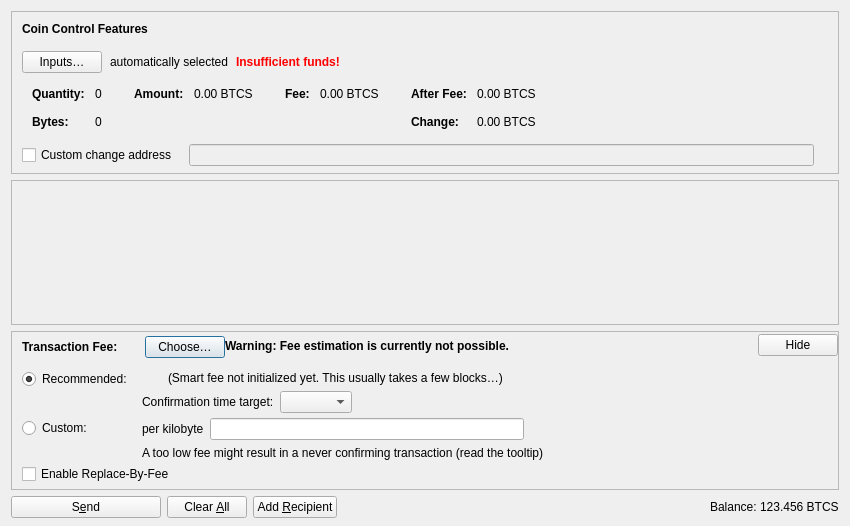
<?xml version="1.0" encoding="UTF-8"?>
<ui version="4.0">
 <class>SendCoinsDialog</class>
 <widget class="QDialog" name="SendCoinsDialog">
  <property name="geometry">
   <rect>
    <x>0</x>
    <y>0</y>
    <width>850</width>
    <height>526</height>
   </rect>
  </property>
  <property name="windowTitle">
   <string>Send Coins</string>
  </property>
  <layout class="QVBoxLayout" name="verticalLayout" stretch="0,1,0,0">
   <property name="bottomMargin">
    <number>8</number>
   </property>
   <item>
    <widget class="QFrame" name="frameCoinControl">
     <property name="sizePolicy">
      <sizepolicy hsizetype="Expanding" vsizetype="Expanding">
       <horstretch>0</horstretch>
       <verstretch>0</verstretch>
      </sizepolicy>
     </property>
     <property name="maximumSize">
      <size>
       <width>16777215</width>
       <height>16777215</height>
      </size>
     </property>
     <property name="frameShape">
      <enum>QFrame::StyledPanel</enum>
     </property>
     <property name="frameShadow">
      <enum>QFrame::Sunken</enum>
     </property>
     <layout class="QVBoxLayout" name="verticalLayoutCoinControl2">
      <property name="spacing">
       <number>0</number>
      </property>
      <property name="leftMargin">
       <number>0</number>
      </property>
      <property name="topMargin">
       <number>0</number>
      </property>
      <property name="rightMargin">
       <number>0</number>
      </property>
      <property name="bottomMargin">
       <number>6</number>
      </property>
      <item>
       <layout class="QVBoxLayout" name="verticalLayoutCoinControl" stretch="0,0,0,0,1">
        <property name="spacing">
         <number>0</number>
        </property>
        <property name="leftMargin">
         <number>10</number>
        </property>
        <property name="topMargin">
         <number>10</number>
        </property>
        <item>
         <layout class="QHBoxLayout" name="horizontalLayoutCoinControl1">
          <property name="bottomMargin">
           <number>15</number>
          </property>
          <item>
           <widget class="QLabel" name="labelCoinControlFeatures">
            <property name="sizePolicy">
             <sizepolicy hsizetype="Preferred" vsizetype="Maximum">
              <horstretch>0</horstretch>
              <verstretch>0</verstretch>
             </sizepolicy>
            </property>
            <property name="font">
             <font>
              <weight>75</weight>
              <bold>true</bold>
             </font>
            </property>
            <property name="styleSheet">
             <string notr="true">font-weight:bold;</string>
            </property>
            <property name="text">
             <string>Coin Control Features</string>
            </property>
           </widget>
          </item>
         </layout>
        </item>
        <item>
         <layout class="QHBoxLayout" name="horizontalLayoutCoinControl2" stretch="0,0,0,0">
          <property name="spacing">
           <number>8</number>
          </property>
          <property name="bottomMargin">
           <number>10</number>
          </property>
          <item>
           <widget class="QPushButton" name="pushButtonCoinControl">
            <property name="styleSheet">
             <string notr="true"/>
            </property>
            <property name="text">
             <string>Inputs…</string>
            </property>
            <property name="autoDefault">
             <bool>false</bool>
            </property>
           </widget>
          </item>
          <item>
           <widget class="QLabel" name="labelCoinControlAutomaticallySelected">
            <property name="text">
             <string>automatically selected</string>
            </property>
            <property name="margin">
             <number>5</number>
            </property>
           </widget>
          </item>
          <item>
           <widget class="QLabel" name="labelCoinControlInsuffFunds">
            <property name="font">
             <font>
              <weight>75</weight>
              <bold>true</bold>
             </font>
            </property>
            <property name="styleSheet">
             <string notr="true">color:red;font-weight:bold;</string>
            </property>
            <property name="text">
             <string>Insufficient funds!</string>
            </property>
            <property name="margin">
             <number>5</number>
            </property>
           </widget>
          </item>
          <item>
           <spacer name="horizontalSpacerCoinControl">
            <property name="orientation">
             <enum>Qt::Horizontal</enum>
            </property>
            <property name="sizeHint" stdset="0">
             <size>
              <width>40</width>
              <height>1</height>
             </size>
            </property>
           </spacer>
          </item>
         </layout>
        </item>
        <item>
         <widget class="QWidget" name="widgetCoinControl" native="true">
          <property name="sizePolicy">
           <sizepolicy hsizetype="Preferred" vsizetype="Preferred">
            <horstretch>0</horstretch>
            <verstretch>0</verstretch>
           </sizepolicy>
          </property>
          <property name="minimumSize">
           <size>
            <width>0</width>
            <height>0</height>
           </size>
          </property>
          <property name="styleSheet">
           <string notr="true"/>
          </property>
          <layout class="QHBoxLayout" name="horizontalLayoutCoinControl5">
           <property name="leftMargin">
            <number>0</number>
           </property>
           <property name="topMargin">
            <number>0</number>
           </property>
           <property name="rightMargin">
            <number>0</number>
           </property>
           <property name="bottomMargin">
            <number>0</number>
           </property>
           <item>
            <layout class="QHBoxLayout" name="horizontalLayoutCoinControl3" stretch="0,0,0,1">
             <property name="spacing">
              <number>20</number>
             </property>
             <property name="topMargin">
              <number>0</number>
             </property>
             <property name="bottomMargin">
              <number>10</number>
             </property>
             <item>
              <layout class="QFormLayout" name="formLayoutCoinControl1">
               <property name="labelAlignment">
                <set>Qt::AlignLeft|Qt::AlignVCenter</set>
               </property>
               <property name="horizontalSpacing">
                <number>10</number>
               </property>
               <property name="verticalSpacing">
                <number>14</number>
               </property>
               <property name="leftMargin">
                <number>10</number>
               </property>
               <property name="topMargin">
                <number>4</number>
               </property>
               <property name="rightMargin">
                <number>6</number>
               </property>
               <item row="0" column="0">
                <widget class="QLabel" name="labelCoinControlQuantityText">
                 <property name="font">
                  <font>
                   <weight>75</weight>
                   <bold>true</bold>
                  </font>
                 </property>
                 <property name="text">
                  <string>Quantity:</string>
                 </property>
                 <property name="margin">
                  <number>0</number>
                 </property>
                </widget>
               </item>
               <item row="0" column="1">
                <widget class="QLabel" name="labelCoinControlQuantity">
                 <property name="cursor">
                  <cursorShape>IBeamCursor</cursorShape>
                 </property>
                 <property name="contextMenuPolicy">
                  <enum>Qt::ActionsContextMenu</enum>
                 </property>
                 <property name="text">
                  <string notr="true">0</string>
                 </property>
                 <property name="margin">
                  <number>0</number>
                 </property>
                 <property name="textInteractionFlags">
                  <set>Qt::LinksAccessibleByMouse|Qt::TextSelectableByKeyboard|Qt::TextSelectableByMouse</set>
                 </property>
                </widget>
               </item>
               <item row="1" column="0">
                <widget class="QLabel" name="labelCoinControlBytesText">
                 <property name="font">
                  <font>
                   <weight>75</weight>
                   <bold>true</bold>
                  </font>
                 </property>
                 <property name="text">
                  <string>Bytes:</string>
                 </property>
                </widget>
               </item>
               <item row="1" column="1">
                <widget class="QLabel" name="labelCoinControlBytes">
                 <property name="cursor">
                  <cursorShape>IBeamCursor</cursorShape>
                 </property>
                 <property name="contextMenuPolicy">
                  <enum>Qt::ActionsContextMenu</enum>
                 </property>
                 <property name="text">
                  <string notr="true">0</string>
                 </property>
                 <property name="textInteractionFlags">
                  <set>Qt::LinksAccessibleByMouse|Qt::TextSelectableByKeyboard|Qt::TextSelectableByMouse</set>
                 </property>
                </widget>
               </item>
              </layout>
             </item>
             <item>
              <layout class="QFormLayout" name="formLayoutCoinControl2">
               <property name="horizontalSpacing">
                <number>10</number>
               </property>
               <property name="verticalSpacing">
                <number>14</number>
               </property>
               <property name="leftMargin">
                <number>6</number>
               </property>
               <property name="topMargin">
                <number>4</number>
               </property>
               <property name="rightMargin">
                <number>6</number>
               </property>
               <item row="0" column="0">
                <widget class="QLabel" name="labelCoinControlAmountText">
                 <property name="font">
                  <font>
                   <weight>75</weight>
                   <bold>true</bold>
                  </font>
                 </property>
                 <property name="text">
                  <string>Amount:</string>
                 </property>
                 <property name="margin">
                  <number>0</number>
                 </property>
                </widget>
               </item>
               <item row="0" column="1">
                <widget class="QLabel" name="labelCoinControlAmount">
                 <property name="cursor">
                  <cursorShape>IBeamCursor</cursorShape>
                 </property>
                 <property name="contextMenuPolicy">
                  <enum>Qt::ActionsContextMenu</enum>
                 </property>
                 <property name="text">
                  <string notr="true">0.00 BTCS</string>
                 </property>
                 <property name="textInteractionFlags">
                  <set>Qt::LinksAccessibleByMouse|Qt::TextSelectableByKeyboard|Qt::TextSelectableByMouse</set>
                 </property>
                </widget>
               </item>
              </layout>
             </item>
             <item>
              <layout class="QFormLayout" name="formLayoutCoinControl3">
               <property name="horizontalSpacing">
                <number>10</number>
               </property>
               <property name="verticalSpacing">
                <number>14</number>
               </property>
               <property name="leftMargin">
                <number>6</number>
               </property>
               <property name="topMargin">
                <number>4</number>
               </property>
               <property name="rightMargin">
                <number>6</number>
               </property>
               <item row="0" column="0">
                <widget class="QLabel" name="labelCoinControlFeeText">
                 <property name="font">
                  <font>
                   <weight>75</weight>
                   <bold>true</bold>
                  </font>
                 </property>
                 <property name="text">
                  <string>Fee:</string>
                 </property>
                 <property name="margin">
                  <number>0</number>
                 </property>
                </widget>
               </item>
               <item row="0" column="1">
                <widget class="QLabel" name="labelCoinControlFee">
                 <property name="cursor">
                  <cursorShape>IBeamCursor</cursorShape>
                 </property>
                 <property name="contextMenuPolicy">
                  <enum>Qt::ActionsContextMenu</enum>
                 </property>
                 <property name="text">
                  <string notr="true">0.00 BTCS</string>
                 </property>
                 <property name="textInteractionFlags">
                  <set>Qt::LinksAccessibleByMouse|Qt::TextSelectableByKeyboard|Qt::TextSelectableByMouse</set>
                 </property>
                </widget>
               </item>
              </layout>
             </item>
             <item>
              <layout class="QFormLayout" name="formLayoutCoinControl4">
               <property name="labelAlignment">
                <set>Qt::AlignLeft|Qt::AlignVCenter</set>
               </property>
               <property name="horizontalSpacing">
                <number>10</number>
               </property>
               <property name="verticalSpacing">
                <number>14</number>
               </property>
               <property name="leftMargin">
                <number>6</number>
               </property>
               <property name="topMargin">
                <number>4</number>
               </property>
               <property name="rightMargin">
                <number>6</number>
               </property>
               <item row="0" column="0">
                <widget class="QLabel" name="labelCoinControlAfterFeeText">
                 <property name="font">
                  <font>
                   <weight>75</weight>
                   <bold>true</bold>
                  </font>
                 </property>
                 <property name="text">
                  <string>After Fee:</string>
                 </property>
                 <property name="margin">
                  <number>0</number>
                 </property>
                </widget>
               </item>
               <item row="0" column="1">
                <widget class="QLabel" name="labelCoinControlAfterFee">
                 <property name="cursor">
                  <cursorShape>IBeamCursor</cursorShape>
                 </property>
                 <property name="contextMenuPolicy">
                  <enum>Qt::ActionsContextMenu</enum>
                 </property>
                 <property name="text">
                  <string notr="true">0.00 BTCS</string>
                 </property>
                 <property name="textInteractionFlags">
                  <set>Qt::LinksAccessibleByMouse|Qt::TextSelectableByKeyboard|Qt::TextSelectableByMouse</set>
                 </property>
                </widget>
               </item>
               <item row="1" column="0">
                <widget class="QLabel" name="labelCoinControlChangeText">
                 <property name="font">
                  <font>
                   <weight>75</weight>
                   <bold>true</bold>
                  </font>
                 </property>
                 <property name="text">
                  <string>Change:</string>
                 </property>
                </widget>
               </item>
               <item row="1" column="1">
                <widget class="QLabel" name="labelCoinControlChange">
                 <property name="cursor">
                  <cursorShape>IBeamCursor</cursorShape>
                 </property>
                 <property name="contextMenuPolicy">
                  <enum>Qt::ActionsContextMenu</enum>
                 </property>
                 <property name="text">
                  <string notr="true">0.00 BTCS</string>
                 </property>
                 <property name="textInteractionFlags">
                  <set>Qt::LinksAccessibleByMouse|Qt::TextSelectableByKeyboard|Qt::TextSelectableByMouse</set>
                 </property>
                </widget>
               </item>
              </layout>
             </item>
            </layout>
           </item>
          </layout>
         </widget>
        </item>
        <item>
         <layout class="QHBoxLayout" name="horizontalLayoutCoinControl4" stretch="0,0,0">
          <property name="spacing">
           <number>12</number>
          </property>
          <property name="sizeConstraint">
           <enum>QLayout::SetDefaultConstraint</enum>
          </property>
          <property name="topMargin">
           <number>5</number>
          </property>
          <property name="rightMargin">
           <number>5</number>
          </property>
          <item>
           <widget class="QCheckBox" name="checkBoxCoinControlChange">
            <property name="toolTip">
             <string>If this is activated, but the change address is empty or invalid, change will be sent to a newly generated address.</string>
            </property>
            <property name="text">
             <string>Custom change address</string>
            </property>
           </widget>
          </item>
          <item>
           <widget class="QValidatedLineEdit" name="lineEditCoinControlChange">
            <property name="enabled">
             <bool>false</bool>
            </property>
            <property name="sizePolicy">
             <sizepolicy hsizetype="Expanding" vsizetype="Fixed">
              <horstretch>0</horstretch>
              <verstretch>0</verstretch>
             </sizepolicy>
            </property>
           </widget>
          </item>
          <item>
           <widget class="QLabel" name="labelCoinControlChangeLabel">
            <property name="sizePolicy">
             <sizepolicy hsizetype="Preferred" vsizetype="Expanding">
              <horstretch>0</horstretch>
              <verstretch>0</verstretch>
             </sizepolicy>
            </property>
            <property name="minimumSize">
             <size>
              <width>0</width>
              <height>0</height>
             </size>
            </property>
            <property name="text">
             <string/>
            </property>
            <property name="margin">
             <number>3</number>
            </property>
           </widget>
          </item>
         </layout>
        </item>
        <item>
         <spacer name="verticalSpacerCoinControl">
          <property name="orientation">
           <enum>Qt::Vertical</enum>
          </property>
          <property name="sizeHint" stdset="0">
           <size>
            <width>800</width>
            <height>1</height>
           </size>
          </property>
         </spacer>
        </item>
       </layout>
      </item>
     </layout>
    </widget>
   </item>
   <item>
    <widget class="QScrollArea" name="scrollArea">
     <property name="widgetResizable">
      <bool>true</bool>
     </property>
     <widget class="QWidget" name="scrollAreaWidgetContents">
      <property name="geometry">
       <rect>
        <x>0</x>
        <y>0</y>
        <width>830</width>
        <height>104</height>
       </rect>
      </property>
      <layout class="QVBoxLayout" name="verticalLayout_2" stretch="0,1">
       <property name="leftMargin">
        <number>0</number>
       </property>
       <property name="topMargin">
        <number>0</number>
       </property>
       <property name="rightMargin">
        <number>0</number>
       </property>
       <property name="bottomMargin">
        <number>0</number>
       </property>
       <item>
        <layout class="QVBoxLayout" name="entries">
         <property name="spacing">
          <number>6</number>
         </property>
        </layout>
       </item>
       <item>
        <spacer name="verticalSpacer">
         <property name="orientation">
          <enum>Qt::Vertical</enum>
         </property>
         <property name="sizeHint" stdset="0">
          <size>
           <width>20</width>
           <height>40</height>
          </size>
         </property>
        </spacer>
       </item>
      </layout>
     </widget>
    </widget>
   </item>
   <item>
    <widget class="QFrame" name="frameFee">
     <property name="sizePolicy">
      <sizepolicy hsizetype="Expanding" vsizetype="Expanding">
       <horstretch>0</horstretch>
       <verstretch>0</verstretch>
      </sizepolicy>
     </property>
     <property name="maximumSize">
      <size>
       <width>16777215</width>
       <height>16777215</height>
      </size>
     </property>
     <property name="frameShape">
      <enum>QFrame::StyledPanel</enum>
     </property>
     <property name="frameShadow">
      <enum>QFrame::Sunken</enum>
     </property>
     <layout class="QVBoxLayout" name="verticalLayoutFee1">
      <property name="spacing">
       <number>0</number>
      </property>
      <property name="leftMargin">
       <number>0</number>
      </property>
      <property name="topMargin">
       <number>0</number>
      </property>
      <property name="rightMargin">
       <number>0</number>
      </property>
      <property name="bottomMargin">
       <number>0</number>
      </property>
      <item>
       <layout class="QVBoxLayout" name="verticalLayoutFee2" stretch="0,0,0">
        <property name="spacing">
         <number>0</number>
        </property>
        <property name="leftMargin">
         <number>10</number>
        </property>
        <property name="topMargin">
         <number>0</number>
        </property>
        <item>
         <layout class="QHBoxLayout" name="horizontalLayoutFee1">
          <property name="bottomMargin">
           <number>0</number>
          </property>
          <item>
           <layout class="QVBoxLayout" name="verticalLayoutFee7">
            <property name="spacing">
             <number>0</number>
            </property>
            <item>
             <spacer name="verticalSpacerSmartFee">
              <property name="orientation">
               <enum>Qt::Vertical</enum>
              </property>
              <property name="sizeType">
               <enum>QSizePolicy::Fixed</enum>
              </property>
              <property name="sizeHint" stdset="0">
               <size>
                <width>1</width>
                <height>4</height>
               </size>
              </property>
             </spacer>
            </item>
            <item>
             <layout class="QHBoxLayout" name="horizontalLayoutSmartFee">
              <property name="spacing">
               <number>10</number>
              </property>
              <item>
               <widget class="QLabel" name="labelFeeHeadline">
                <property name="sizePolicy">
                 <sizepolicy hsizetype="Preferred" vsizetype="Maximum">
                  <horstretch>0</horstretch>
                  <verstretch>0</verstretch>
                 </sizepolicy>
                </property>
                <property name="font">
                 <font>
                  <weight>75</weight>
                  <bold>true</bold>
                 </font>
                </property>
                <property name="styleSheet">
                 <string notr="true">font-weight:bold;</string>
                </property>
                <property name="text">
                 <string>Transaction Fee:</string>
                </property>
               </widget>
              </item>
              <item>
               <widget class="QLabel" name="labelFeeMinimized">
                <property name="text">
                 <string/>
                </property>
               </widget>
              </item>
              <item>
               <widget class="QPushButton" name="buttonChooseFee">
                <property name="text">
                 <string>Choose…</string>
                </property>
               </widget>
              </item>
             </layout>
            </item>
            <item>
             <spacer name="verticalSpacer_5">
              <property name="orientation">
               <enum>Qt::Vertical</enum>
              </property>
              <property name="sizeHint" stdset="0">
               <size>
                <width>1</width>
                <height>1</height>
               </size>
              </property>
             </spacer>
            </item>
           </layout>
          </item>
          <item>
           <widget class="QLabel" name="fallbackFeeWarningLabel">
            <property name="toolTip">
             <string>Using the fallbackfee can result in sending a transaction that will take several hours or days (or never) to confirm. Consider choosing your fee manually or wait until you have validated the complete chain.</string>
            </property>
            <property name="font">
            <font>
                <weight>75</weight>
                <bold>true</bold>
            </font>
            </property>
            <property name="text">
             <string>Warning: Fee estimation is currently not possible.</string>
            </property>
            <property name="wordWrap">
             <bool>false</bool>
            </property>
           </widget>
          </item>
          <item>
           <spacer name="horizontalSpacer_4">
            <property name="orientation">
             <enum>Qt::Horizontal</enum>
            </property>
            <property name="sizeType">
             <enum>QSizePolicy::MinimumExpanding</enum>
            </property>
            <property name="sizeHint" stdset="0">
             <size>
              <width>40</width>
              <height>20</height>
             </size>
            </property>
           </spacer>
          </item>
          <item>
           <widget class="QPushButton" name="buttonMinimizeFee">
            <property name="toolTip">
             <string>Hide transaction fee settings</string>
            </property>
            <property name="text">
             <string>Hide</string>
            </property>
           </widget>
          </item>
         </layout>
        </item>
        <item>
         <widget class="QFrame" name="frameFeeSelection">
          <layout class="QVBoxLayout" name="verticalLayoutFee12">
           <property name="spacing">
            <number>0</number>
           </property>
           <property name="leftMargin">
            <number>0</number>
           </property>
           <property name="topMargin">
            <number>0</number>
           </property>
           <property name="rightMargin">
            <number>0</number>
           </property>
           <property name="bottomMargin">
            <number>0</number>
           </property>
           <item>
            <layout class="QGridLayout" name="gridLayoutFee">
             <property name="topMargin">
              <number>10</number>
             </property>
             <property name="bottomMargin">
              <number>4</number>
             </property>
             <property name="horizontalSpacing">
              <number>10</number>
             </property>
             <property name="verticalSpacing">
              <number>4</number>
             </property>
             <item row="1" column="1">
              <layout class="QVBoxLayout" name="verticalLayoutFee8">
               <property name="spacing">
                <number>6</number>
               </property>
               <item>
                <layout class="QHBoxLayout" name="horizontalLayoutFee13">
                 <item>
                  <widget class="QLabel" name="labelCustomPerKilobyte">
                   <property name="toolTip">
                    <string>Specify a custom fee per kB (1,000 bytes) of the transaction's virtual size.

Note:  Since the fee is calculated on a per-byte basis, a fee rate of "100 satoshis per kvB" for a transaction size of 500 virtual bytes (half of 1 kvB) would ultimately yield a fee of only 50 satoshis.</string>
                   </property>
                   <property name="text">
                    <string>per kilobyte</string>
                   </property>
                  </widget>
                 </item>
                 <item>
                  <widget class="BitcoinAmountField" name="customFee"/>
                 </item>
                 <item>
                  <spacer name="horizontalSpacer_6">
                   <property name="orientation">
                    <enum>Qt::Horizontal</enum>
                   </property>
                   <property name="sizeHint" stdset="0">
                    <size>
                     <width>1</width>
                     <height>1</height>
                    </size>
                   </property>
                  </spacer>
                 </item>
                </layout>
               </item>
               <item>
                <layout class="QHBoxLayout" name="horizontalLayoutFee8">
                 <item>
                  <widget class="QLabel" name="labelCustomFeeWarning">
                   <property name="enabled">
                    <bool>true</bool>
                   </property>
                   <property name="toolTip">
                    <string>When there is less transaction volume than space in the blocks, miners as well as relaying nodes may enforce a minimum fee. Paying only this minimum fee is just fine, but be aware that this can result in a never confirming transaction once there is more demand for bitcoinsilver transactions than the network can process.</string>
                   </property>
                   <property name="text">
                    <string>A too low fee might result in a never confirming transaction (read the tooltip)</string>
                   </property>
                  </widget>
                 </item>
                 <item>
                  <spacer name="horizontalSpacer_2">
                   <property name="orientation">
                    <enum>Qt::Horizontal</enum>
                   </property>
                   <property name="sizeHint" stdset="0">
                    <size>
                     <width>1</width>
                     <height>1</height>
                    </size>
                   </property>
                  </spacer>
                 </item>
                </layout>
               </item>
              </layout>
             </item>
             <item row="0" column="0">
              <layout class="QVBoxLayout" name="verticalLayoutFee4" stretch="0,1">
               <item>
                <widget class="QRadioButton" name="radioSmartFee">
                 <property name="text">
                  <string>Recommended:</string>
                 </property>
                 <property name="checked">
                  <bool>true</bool>
                 </property>
                 <attribute name="buttonGroup">
                  <string notr="true">groupFee</string>
                 </attribute>
                </widget>
               </item>
               <item>
                <spacer name="verticalSpacer_2">
                 <property name="orientation">
                  <enum>Qt::Vertical</enum>
                 </property>
                 <property name="sizeHint" stdset="0">
                  <size>
                   <width>1</width>
                   <height>1</height>
                  </size>
                 </property>
                </spacer>
               </item>
              </layout>
             </item>
             <item row="1" column="0">
              <layout class="QVBoxLayout" name="verticalLayoutFee9" stretch="0,1">
               <item>
                <widget class="QRadioButton" name="radioCustomFee">
                 <property name="text">
                  <string>Custom:</string>
                 </property>
                 <attribute name="buttonGroup">
                  <string notr="true">groupFee</string>
                 </attribute>
                </widget>
               </item>
               <item>
                <spacer name="verticalSpacer_6">
                 <property name="orientation">
                  <enum>Qt::Vertical</enum>
                 </property>
                 <property name="sizeHint" stdset="0">
                  <size>
                   <width>1</width>
                   <height>1</height>
                  </size>
                 </property>
                </spacer>
               </item>
              </layout>
             </item>
             <item row="0" column="1">
              <layout class="QVBoxLayout" name="verticalLayoutFee3" stretch="0,0,1">
               <property name="spacing">
                <number>6</number>
               </property>
               <property name="topMargin">
                <number>2</number>
               </property>
               <item>
                <layout class="QHBoxLayout" name="horizontalLayoutFee12">
                 <item>
                  <widget class="QLabel" name="labelSmartFee">
                   <property name="text">
                    <string/>
                   </property>
                  </widget>
                 </item>
                 <item>
                  <widget class="QLabel" name="labelFeeEstimation">
                   <property name="text">
                    <string/>
                   </property>
                  </widget>
                 </item>
                 <item>
                  <widget class="QLabel" name="labelSmartFee2">
                   <property name="text">
                    <string>(Smart fee not initialized yet. This usually takes a few blocks…)</string>
                   </property>
                  </widget>
                 </item>
                 <item>
                  <spacer name="horizontalSpacer_5">
                   <property name="orientation">
                    <enum>Qt::Horizontal</enum>
                   </property>
                   <property name="sizeHint" stdset="0">
                    <size>
                     <width>1</width>
                     <height>1</height>
                    </size>
                   </property>
                  </spacer>
                 </item>
                </layout>
               </item>
               <item>
                <layout class="QHBoxLayout" name="horizontalLayoutFee9">
                 <item>
                  <layout class="QVBoxLayout" name="verticalLayoutFee6">
                   <item>
                    <widget class="QLabel" name="labelSmartFee3">
                     <property name="text">
                      <string>Confirmation time target:</string>
                     </property>
                    </widget>
                   </item>
                  </layout>
                 </item>
                 <item>
                  <layout class="QVBoxLayout" name="verticalLayoutFee5">
                   <property name="rightMargin">
                    <number>30</number>
                   </property>
                   <item>
                    <layout class="QHBoxLayout" name="horizontalLayoutConfTarget">
                     <property name="bottomMargin">
                      <number>0</number>
                     </property>
                     <item>
                      <widget class="QComboBox" name="confTargetSelector"/>
                     </item>
                     <item>
                      <spacer name="horizontalSpacerConfTarget">
                       <property name="orientation">
                        <enum>Qt::Horizontal</enum>
                       </property>
                       <property name="sizeHint" stdset="0">
                        <size>
                         <width>40</width>
                         <height>20</height>
                        </size>
                       </property>
                      </spacer>
                     </item>
                    </layout>
                   </item>
                  </layout>
                 </item>
                </layout>
               </item>
               <item>
                <spacer name="verticalSpacer_4">
                 <property name="orientation">
                  <enum>Qt::Vertical</enum>
                 </property>
                 <property name="sizeHint" stdset="0">
                  <size>
                   <width>1</width>
                   <height>1</height>
                  </size>
                 </property>
                </spacer>
               </item>
              </layout>
             </item>
            </layout>
           </item>
           <item>
            <widget class="QCheckBox" name="optInRBF">
             <property name="text">
              <string>Enable Replace-By-Fee</string>
             </property>
             <property name="toolTip">
              <string>With Replace-By-Fee (BIP-125) you can increase a transaction's fee after it is sent. Without this, a higher fee may be recommended to compensate for increased transaction delay risk.</string>
             </property>
            </widget>
           </item>
          </layout>
         </widget>
        </item>
        <item>
         <spacer name="verticalSpacerFee">
          <property name="orientation">
           <enum>Qt::Vertical</enum>
          </property>
          <property name="sizeHint" stdset="0">
           <size>
            <width>40</width>
            <height>5</height>
           </size>
          </property>
         </spacer>
        </item>
       </layout>
      </item>
     </layout>
    </widget>
   </item>
   <item>
    <layout class="QHBoxLayout" name="horizontalLayout">
     <item>
      <widget class="QPushButton" name="sendButton">
       <property name="minimumSize">
        <size>
         <width>150</width>
         <height>0</height>
        </size>
       </property>
       <property name="toolTip">
        <string>Confirm the send action</string>
       </property>
       <property name="text">
        <string>S&amp;end</string>
       </property>
       <property name="icon">
        <iconset resource="../bitcoinsilver.qrc">
         <normaloff>:/icons/send</normaloff>:/icons/send</iconset>
       </property>
       <property name="autoDefault">
        <bool>false</bool>
       </property>
       <property name="default">
        <bool>false</bool>
       </property>
      </widget>
     </item>
     <item>
      <widget class="QPushButton" name="clearButton">
       <property name="sizePolicy">
        <sizepolicy hsizetype="Minimum" vsizetype="Fixed">
         <horstretch>0</horstretch>
         <verstretch>0</verstretch>
        </sizepolicy>
       </property>
       <property name="toolTip">
        <string>Clear all fields of the form.</string>
       </property>
       <property name="text">
        <string>Clear &amp;All</string>
       </property>
       <property name="icon">
        <iconset resource="../bitcoinsilver.qrc">
         <normaloff>:/icons/remove</normaloff>:/icons/remove</iconset>
       </property>
       <property name="autoDefault">
        <bool>false</bool>
       </property>
      </widget>
     </item>
     <item>
      <widget class="QPushButton" name="addButton">
       <property name="toolTip">
        <string>Send to multiple recipients at once</string>
       </property>
       <property name="text">
        <string>Add &amp;Recipient</string>
       </property>
       <property name="icon">
        <iconset resource="../bitcoinsilver.qrc">
         <normaloff>:/icons/add</normaloff>:/icons/add</iconset>
       </property>
       <property name="autoDefault">
        <bool>false</bool>
       </property>
      </widget>
     </item>
     <item>
      <spacer name="horizontalSpacer">
       <property name="orientation">
        <enum>Qt::Horizontal</enum>
       </property>
       <property name="sizeHint" stdset="0">
        <size>
         <width>40</width>
         <height>20</height>
        </size>
       </property>
      </spacer>
     </item>
     <item>
      <layout class="QHBoxLayout" name="horizontalLayout_2">
       <property name="spacing">
        <number>3</number>
       </property>
       <item>
        <widget class="QLabel" name="labelBalanceName">
         <property name="sizePolicy">
          <sizepolicy hsizetype="Preferred" vsizetype="Fixed">
           <horstretch>0</horstretch>
           <verstretch>0</verstretch>
          </sizepolicy>
         </property>
         <property name="text">
          <string>Balance:</string>
         </property>
        </widget>
       </item>
       <item>
        <widget class="QLabel" name="labelBalance">
         <property name="sizePolicy">
          <sizepolicy hsizetype="Preferred" vsizetype="Fixed">
           <horstretch>0</horstretch>
           <verstretch>0</verstretch>
          </sizepolicy>
         </property>
         <property name="cursor">
          <cursorShape>IBeamCursor</cursorShape>
         </property>
         <property name="text">
          <string notr="true">123.456 BTCS</string>
         </property>
         <property name="textInteractionFlags">
          <set>Qt::LinksAccessibleByMouse|Qt::TextSelectableByKeyboard|Qt::TextSelectableByMouse</set>
         </property>
        </widget>
       </item>
      </layout>
     </item>
    </layout>
   </item>
  </layout>
 </widget>
 <customwidgets>
  <customwidget>
   <class>QValidatedLineEdit</class>
   <extends>QLineEdit</extends>
   <header>qt/qvalidatedlineedit.h</header>
  </customwidget>
  <customwidget>
   <class>BitcoinAmountField</class>
   <extends>QLineEdit</extends>
   <header>qt/bitcoinsilveramountfield.h</header>
   <container>1</container>
  </customwidget>
 </customwidgets>
 <resources>
  <include location="../bitcoinsilver.qrc"/>
 </resources>
 <connections/>
 <buttongroups>
  <buttongroup name="groupFee"/>
 </buttongroups>
</ui>
